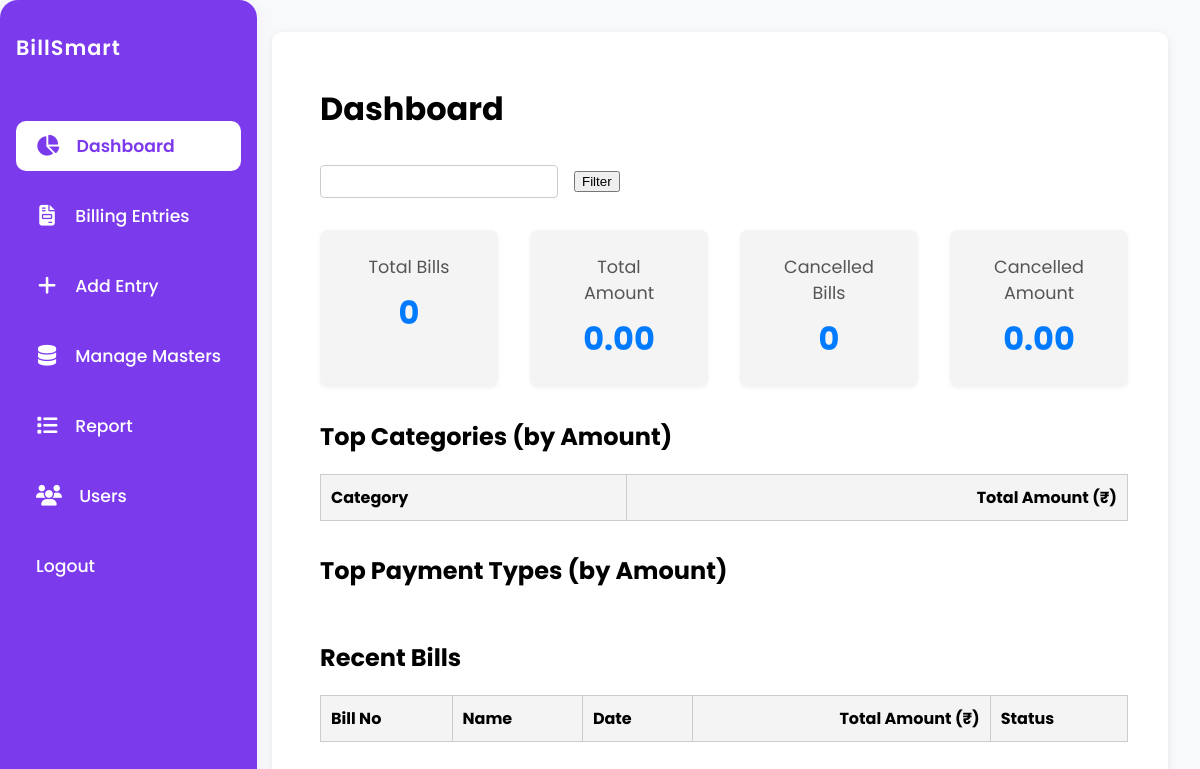
Page /dashboard (signed in) on the earlier database version.
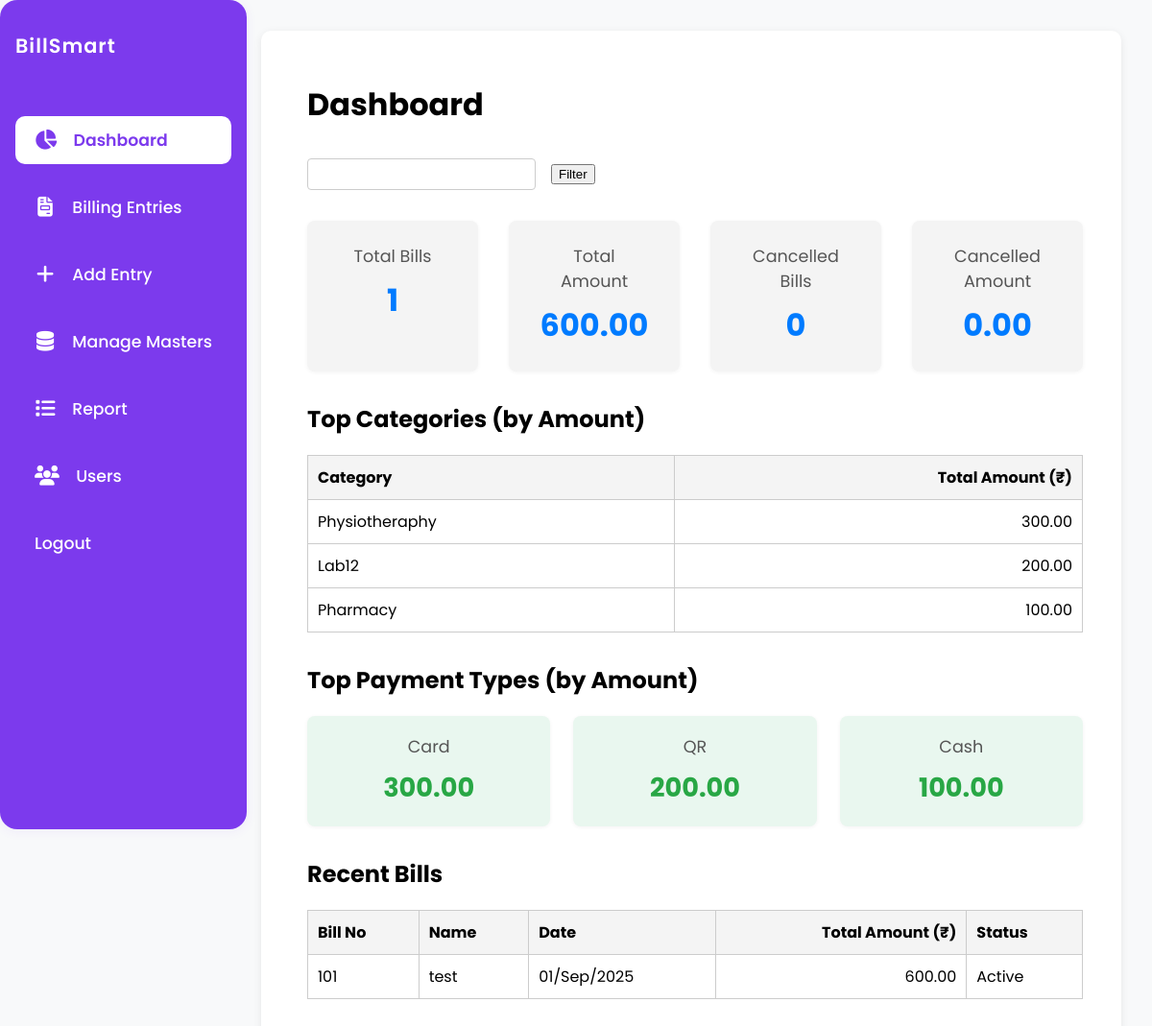
Same page on the later database version.
### app.py (models this page shows)
class Category(db.Model):
    id = db.Column(db.Integer, primary_key=True)
    name = db.Column(db.String(100), unique=True, nullable=False)

class HeaderEntry(db.Model):
    id = db.Column(db.Integer, primary_key=True)
    op_bill_no = db.Column(db.String(50), nullable=False)
    patient_name = db.Column(db.String(100), nullable=False)
    date = db.Column(db.Date, nullable=False)
    is_cancelled = db.Column(db.Boolean, default=False, nullable=False)
    created_at = db.Column(db.DateTime, default=lambda: datetime.now(IST), nullable=False)
    updated_at = db.Column(db.DateTime, default=lambda: datetime.now(IST), onupdate=lambda: datetime.now(IST), nullable=False)
    details = db.relationship('DetailsEntry', backref='header', lazy=True)

### app.py (the view)
@app.route('/dashboard')
@login_required
def dashboard():
    from datetime import datetime
    today_str = datetime.now().strftime('%Y-%m-%d')
    from_date = request.args.get('from_date', today_str)
    to_date = request.args.get('to_date', today_str)
    from_dt = datetime.strptime(from_date, '%Y-%m-%d').date()
    to_dt = datetime.strptime(to_date, '%Y-%m-%d').date()
    headers_query = HeaderEntry.query.filter(HeaderEntry.date >= from_dt, HeaderEntry.date <= to_dt)
    total_bills = headers_query.count()
    total_amount = db.session.query(db.func.sum(DetailsEntry.amount)).join(HeaderEntry).filter(HeaderEntry.date >= from_dt, HeaderEntry.date <= to_dt, HeaderEntry.is_cancelled == False).scalar() or 0.0
    cancelled_bills = headers_query.filter(HeaderEntry.is_cancelled == True).count()
    cancelled_amount = db.session.query(db.func.sum(DetailsEntry.amount)).join(HeaderEntry).filter(HeaderEntry.date >= from_dt, HeaderEntry.date <= to_dt, HeaderEntry.is_cancelled == True).scalar() or 0.0
    top_cat_query = db.session.query(Category.name, db.func.sum(DetailsEntry.amount))\
        .join(DetailsEntry, DetailsEntry.category_id == Category.id)\
        .join(HeaderEntry, DetailsEntry.header_id == HeaderEntry.id)\
        .filter(HeaderEntry.date >= from_dt, HeaderEntry.date <= to_dt, HeaderEntry.is_cancelled == False)\
        .group_by(Category.name)\
        .order_by(db.func.sum(DetailsEntry.amount).desc())\
        .limit(5).all()
    top_categories = [(cat, amt or 0.0) for cat, amt in top_cat_query]
    top_pay_query = db.session.query(PaymentType.name, db.func.sum(DetailsEntry.amount))\
        .join(DetailsEntry, DetailsEntry.payment_type_id == PaymentType.id)\
        .join(HeaderEntry, DetailsEntry.header_id == HeaderEntry.id)\
        .filter(HeaderEntry.date >= from_dt, HeaderEntry.date <= to_dt, HeaderEntry.is_cancelled == False)\
        .group_by(PaymentType.name)\
        .order_by(db.func.sum(DetailsEntry.amount).desc())\
        .limit(5).all()
    top_payment_types = [(pt, amt or 0.0) for pt, amt in top_pay_query]
    recent_headers = headers_query.order_by(HeaderEntry.id.desc()).limit(10).all()
    recent_bills = []
    for header in recent_headers:
        total_amt = sum(d.amount for d in header.details)
        recent_bills.append({
            'op_bill_no': header.op_bill_no,
            'patient_name': header.patient_name,
            'date': header.date,
            'total_amount': total_amt,
            'is_cancelled': header.is_cancelled
        })
    return render_template('dashboard.html',
        total_bills=total_bills,
        total_amount=total_amount,
        cancelled_bills=cancelled_bills,
        cancelled_amount=cancelled_amount,
        top_categories=top_categories,
        top_payment_types=top_payment_types,
        recent_bills=recent_bills,
        from_date=from_date,
        to_date=to_date
    )

### app.py (called while the page is built, shortened)
def login_required(f):
    @wraps(f)
    def decorated_function(*args, **kwargs):
        if 'user_id' not in session:
            return redirect(url_for('login'))
        return f(*args, **kwargs)
    return decorated_function

@app.context_processor
def inject_usertype():
    return dict(session=session)

@app.before_request
def daily_backup():
    if not os.path.exists(BACKUP_DIR):
        os.makedirs(BACKUP_DIR)
    today = datetime.now().strftime('%Y-%m-%d')
    last_backup = None
    if os.path.exists(LAST_BACKUP_FILE):
        with open(LAST_BACKUP_FILE, 'r') as f:
            last_backup = f.read().strip()

### templates/dashboard.html (shortened to what this page needs)
<!DOCTYPE html>
<html lang="en">
<head>
    {% macro inr(value) %}{{ '{:,.2f}'.format(value) }}{% endmacro %}
</head>
<body>
    <div class="container" style="max-width:100vw; padding:32px 40px 32px 48px;">
        {% include '_navbar.html' %}
        <h1>Dashboard</h1>
        <link rel="stylesheet" href="https://cdn.jsdelivr.net/npm/daterangepicker/daterangepicker.css" />
        <form method="get" action="{{ url_for('dashboard') }}" id="dashboard-filter-form" style="margin-bottom:2em; display:flex; gap:1em; align-items:center;">
            <input type="text" id="date-range" style="padding:8px; border-radius:4px; border:1px solid #ccc; min-width:220px;" readonly />
            <button type="submit">Filter</button>
        </form>
        <div class="summary-boxes">
            <div class="summary-box">
                <div class="summary-title">Total Bills</div>
                <div class="summary-value">{{ total_bills }}</div>
            </div>
            <div class="summary-box">
                <div class="summary-title">Total Amount</div>
                <div class="summary-value">{{ inr(total_amount) }}</div>
            </div>
            <div class="summary-box">
                <div class="summary-title">Cancelled Bills</div>
                <div class="summary-value">{{ cancelled_bills }}</div>
            </div>
            <div class="summary-box">
                <div class="summary-title">Cancelled Amount</div>
                <div class="summary-value">{{ inr(cancelled_amount) }}</div>
            </div>
        </div>
        <div class="section">
            <h2>Top Categories (by Amount)</h2>
            <table>
                <tr>
                    <th>Category</th>
                    <th style="text-align:right;">Total Amount (₹)</th>
                </tr>
                {% for cat, amt in top_categories %}
                <tr>
                    <td>{{ cat }}</td>
                    <td style="text-align:right;">{{ inr(amt) }}</td>
                </tr>
                {% endfor %}
            </table>
        </div>
        <div class="section">
            <h2>Top Payment Types (by Amount)</h2>
            <div style="display: flex; gap: 1.5em; flex-wrap: wrap;">
                {% for pt, amt in top_payment_types %}
                <div style="background: #e9f7ef; border-radius: 8px; box-shadow: 0 1px 4px rgba(0,0,0,0.05); padding: 1.2em 2em; min-width: 180px; text-align: center; flex: 1;">
                    <div style="font-size: 1.1em; color: #555; margin-bottom: 0.5em;">{{ pt }}</div>
                    <div style="font-size: 1.7em; font-weight: bold; color: #28a745;">{{ inr(amt) }}</div>
                </div>
                {% endfor %}
            </div>
        </div>
        <div class="section">
            <h2>Recent Bills</h2>
            <table>
                <tr>
                    <th>Bill No</th>
                    <th>Name</th>
                    <th>Date</th>
                    <th style="text-align:right;">Total Amount (₹)</th>
                    <th>Status</th>
                </tr>
                {% for bill in recent_bills %}
                <tr>
                    <td>{{ bill.op_bill_no }}</td>
                    <td>{{ bill.patient_name }}</td>
                    <td>{{ bill.date.strftime('%d/%b/%Y') }}</td>
                    <td style="text-align:right;">{{ inr(bill.total_amount) }}</td>
                    <td>{% if bill.is_cancelled %}<span style="color:red;">Cancelled</span>{% else %}Active{% endif %}</td>
                </tr>
                {% endfor %}
            </table>
        </div>
    </div>
</body>
</html>

Differences in the rows shown:
now on this page (row unchanged): Category: name "Physiotheraphy", value "300.00"
now on this page (row unchanged): Category: name "Lab12", value "200.00"
now on this page (row unchanged): Category: name "Pharmacy", value "100.00"
now on this page (row edited): HeaderEntry: op_bill_no "101", patient_name "test", date "01/Sep/2025", value "600.00"
Other differences:
{{ total_bills }}: "0" → "1"
{{ '{:,.2f}'.format(value) }}: "0.00 0.00" → "600.00 0.00"
new list line: "Card 300.00"
new list line: "QR 200.00"
new list line: "Cash 100.00"
